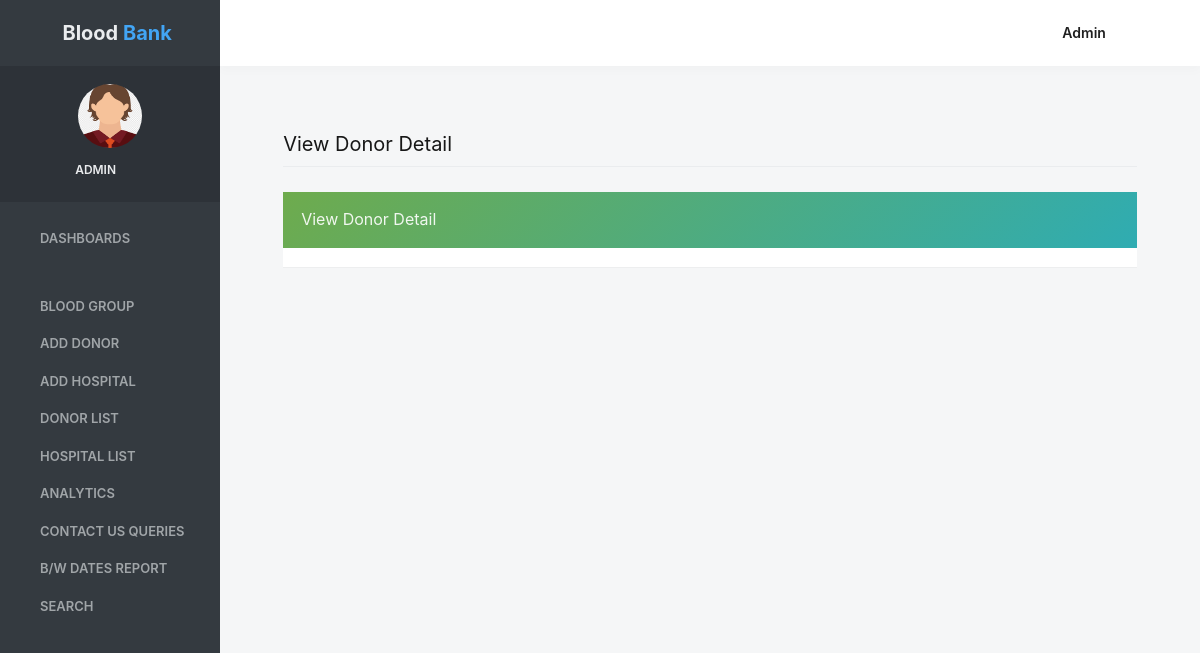
Page /view_donordetail/9 (signed in) on the earlier database version.
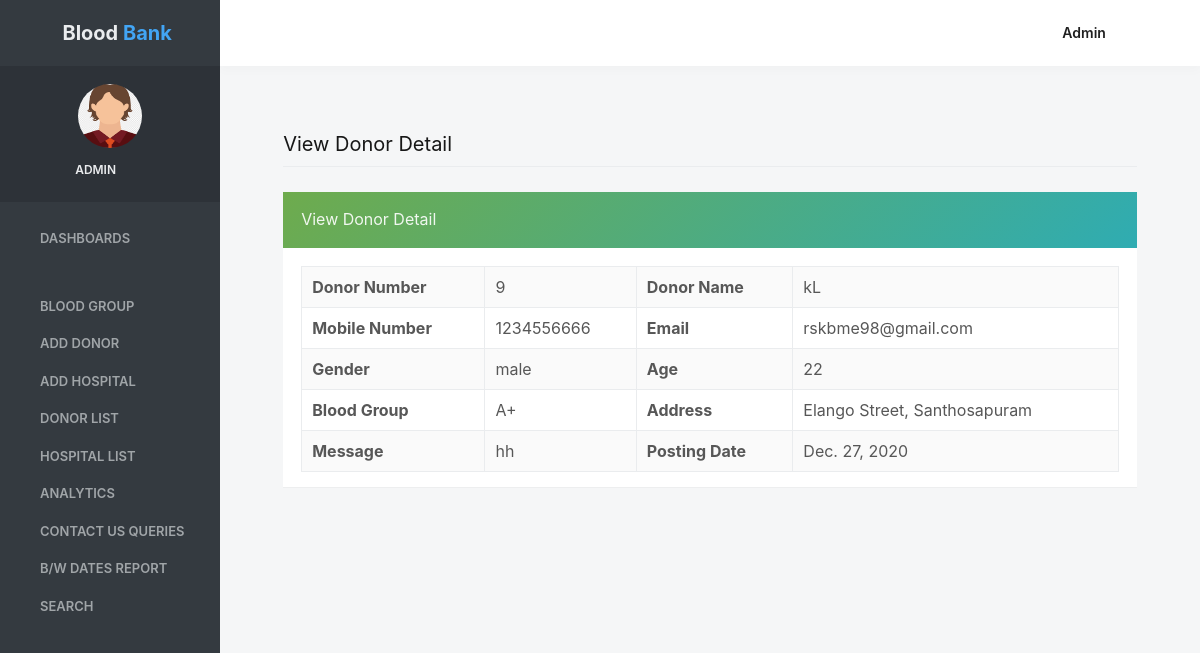
Same page on the later database version.
### bloodbank/models.py (models this page shows, shortened)
class Donor(models.Model):
    fullname = models.CharField(max_length=100)
    mobileno = models.CharField(max_length=15)
    emailid = models.CharField(max_length=50)
    gender = models.CharField(max_length=15)
    age = models.CharField(max_length=15)
    group = models.ForeignKey(Group, on_delete=models.CASCADE)
    address = models.CharField(max_length=300, null=True)
    message = models.CharField(max_length=300, null=True)
    postingdate = models.DateField()

class Group(models.Model):
    bloodgroup = models.CharField(max_length=30)
    def __str__(self):
        return self.bloodgroup

### bloodbank/views.py (the view)
# urls.py: path('view_donordetail/<int:pid>',view_donordetail, name="view_donordetail"),
def view_donordetail(request, pid):
    if not request.user.is_authenticated:
        return redirect('login')
    donor = Donor.objects.filter(id=pid)
    d = {'donor': donor}
    return render(request, 'view_donordetail.html', d)

### bloodbank/templates/view_donordetail.html (shortened to what this page needs)
{% load static %}
{% block body %}
 <html lang="en" class="no-focus">
    <head>
<link rel="stylesheet" href="{% static 'adminassets/js/plugins/datatables/dataTables.bootstrap4.min.css' %}">
        <link rel="stylesheet"  href="{% static 'adminassets/css/codebase.min.css' %}">
</head>
    <body>
        <div id="page-container" class="sidebar-o sidebar-inverse side-scroll page-header-fixed main-content-narrow">
 {% include 'sidebar.html' %}
            {% include 'admin_nav.html' %}
            <main id="main-container">
                <div class="content">
                    <h2 class="content-heading">View Donor Detail</h2>
                    <div class="row">
                        <div class="col-md-12">
                            <div class="block block-themed">
                                <div class="block-header bg-gd-emerald">
                                    <h3 class="block-title">View Donor Detail</h3>
                                    <div class="block-options">
                                        <button type="button" class="btn-block-option" data-toggle="block-option" data-action="state_toggle" data-action-mode="demo">
                                            <i class="si si-refresh"></i>
                                        </button>
                                        <button type="button" class="btn-block-option" data-toggle="block-option" data-action="content_toggle"></button>
                                    </div>
                                </div>
                                <div class="block-content">
                                    {% for i in donor %}
                            <table border="1" class="table table-bordered table-striped table-vcenter js-dataTable-full-pagination">
                                            <tr>
    <th>Donor Number</th>
    <td>{{i.id}}</td>
    <th>Donor Name</th>
    <td>{{i.fullname}}</td>
  </tr>
  <tr>
    <th>Mobile Number</th>
    <td>{{i.mobileno}}</td>
   <th>Email</th>
    <td>{{i.emailid}}</td>
  </tr>
  <tr>
    <th>Gender</th>
    <td>{{i.gender}}</td>
    <th>Age</th>
    <td>{{i.age}}</td>
  </tr>
   <tr>
    <th>Blood Group</th>
    <td>{{i.group}}</td>
    <th>Address</th>
    <td>{{i.address}}</td>
  </tr>
  <tr>
    <th>Message</th>
    <td>{{i.message}}</td>
    <th>Posting Date</th>
    <td>{{i.postingdate}}</td>
  </tr>
</table>
 {% endfor %}
</div>
                                </div>
                            </div>
            </main>
        </div>
    </body>
</html>
{% endblock %}

### bloodbank/templates/sidebar.html (shortened to what this page needs)
{% load static %}
   <nav id="sidebar">
                <div id="sidebar-scroll">
                    <div class="sidebar-content">
                        <div class="content-header content-header-fullrow px-15">
                            <div class="content-header-section text-center align-parent sidebar-mini-hidden">
                                <div class="content-header-item">
                                    <a class="link-effect font-w700" href="{% url 'admin_home' %}">
                                        <i class="si si-fire text-primary"></i>
                                        <span class="font-size-xl text-dual-primary-dark">Blood </span><span class="font-size-xl text-primary">Bank</span>
                                    </a>
                                </div>
                            </div>
                        </div>
                        <div class="content-side content-side-full content-side-user px-10 align-parent">
                            <div class="sidebar-mini-hidden-b text-center">
                                <a class="img-link" href="be_pages_generic_profile.html">
                                    <img class="img-avatar" src="{% static 'adminassets/img/avatars/avatarboy729.png' %}" alt="">
                                </a>
                                <ul class="list-inline mt-10">
                                    <li class="list-inline-item">
                                        <a class="link-effect text-dual-primary-dark font-size-xs font-w600 text-uppercase" href="#">{{request.user.username}}</a>
                                    </li>
                                    <li class="list-inline-item">
                                        <a class="link-effect text-dual-primary-dark" href="{% url 'logout' %}">
                                            <i class="si si-logout"></i>
                                        </a>
                                    </li>
                                </ul>
                            </div>
                        </div>
                        <div class="content-side content-side-full">
                            <ul class="nav-main">
                                <li class="open">
                                    <a href="{% url 'admin_home' %}"><i class="si si-cup"></i><span class="sidebar-mini-hide">Dashboards</span></a>
                                </li>
                                <li class="nav-main-heading"><span class="sidebar-mini-visible">UI</span></li>
                                <li>
                                    <a class="nav-submenu" data-toggle="nav-submenu"><i class="si si-puzzle"></i>Blood Group</a>
                                </li>
                               <li>
                                    <a  href="{% url 'add_donor' %}"><i class="fa fa-edit"></i><span class="sidebar-mini-hide">Add Donor</span></a>
                                </li>
                                <li>
                                    <a  href="{% url 'add_hospital' %}"><i class="fa fa-edit"></i><span class="sidebar-mini-hide">Add Hospital</span></a>
                                </li>
                                <li>
                                    <a  href="{% url 'donorlist' %}"><i class="fa fa-users"></i><span class="sidebar-mini-hide">Donor List</span></a>
                                </li>
                                <li>
                                    <a  href="{% url 'hospitallist' %}"><i class="fa fa-users"></i><span class="sidebar-mini-hide">Hospital List</span></a>
                                </li>
                                  <li>
                                    <a  href="{% url 'graphData' %}"><i class="fa fa-users"></i><span class="sidebar-mini-hide">Analytics</span></a>
                                </li>
                                <li>
                                    <a class="nav-submenu" data-toggle="nav-submenu" href="#"><i class="si si-user"></i><span class="sidebar-mini-hide">Contact Us Queries</span></a>
                                </li>
                                <li>
                                    <a  href="{% url 'betweendate_report' %}"><i class="si si-vector"></i><span class="sidebar-mini-hide">B/w Dates Report</span></a>
                                </li>
                                <li>
                                    <a class="nav-submenu" data-toggle="nav-submenu" href="#"><i class="si si-trophy"></i><span class="sidebar-mini-hide">Search</span></a>
                                </li>
                            </ul>
                        </div>
                    </div>
                </div>
            </nav>

### bloodbank/templates/admin_nav.html (shortened to what this page needs)
{% load static %}
            <header id="page-header">
                <div class="content-header">
                    <div class="content-header-section">
                        <button type="button" class="btn btn-circle btn-dual-secondary" data-toggle="layout" data-action="sidebar_toggle">
                            <i class="fa fa-navicon"></i>
                        </button>
                        <div class="btn-group" role="group">
                            <button type="button" class="btn btn-circle btn-dual-secondary" id="page-header-options-dropdown" data-toggle="dropdown" aria-haspopup="true" aria-expanded="false">
                                <i class="fa fa-wrench"></i>
                            </button>
                        </div>
                        <div class="btn-group" role="group">
                            <button type="button" class="btn btn-circle btn-dual-secondary" id="page-header-themes-dropdown" data-toggle="dropdown" aria-haspopup="true" aria-expanded="false">
                                <i class="fa fa-paint-brush"></i>
                            </button>
                        </div>
                    </div>
                    <div class="content-header-section">
                        <div class="btn-group" role="group">
                            <button type="button" class="btn btn-rounded btn-dual-secondary text-capitalize" id="page-header-user-dropdown" data-toggle="dropdown" aria-haspopup="true" aria-expanded="false">
                                {{request.user.username}}<i class="fa fa-angle-down ml-5"></i>
                            </button>
                        </div>
                    </div>
                </div>
            </header>

Differences in the rows shown:
added Donor: id "9", fullname "kL", mobileno "1234556666", emailid "rskbme98@gmail.com", gender "male", age "22", group "A+", address "Elango Street, Santhosapuram", message "hh", postingdate "Dec. 27, 2020"
